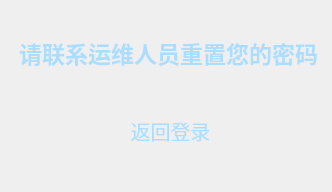
<?xml version="1.0" encoding="UTF-8"?>
<ui version="4.0">
 <class>WidgetForgotPwd</class>
 <widget class="QWidget" name="WidgetForgotPwd">
  <property name="geometry">
   <rect>
    <x>0</x>
    <y>0</y>
    <width>332</width>
    <height>192</height>
   </rect>
  </property>
  <property name="windowTitle">
   <string>WidgetForgotPwd</string>
  </property>
  <layout class="QHBoxLayout" name="horizontalLayout">
   <property name="spacing">
    <number>0</number>
   </property>
   <property name="leftMargin">
    <number>0</number>
   </property>
   <property name="topMargin">
    <number>0</number>
   </property>
   <property name="rightMargin">
    <number>0</number>
   </property>
   <property name="bottomMargin">
    <number>0</number>
   </property>
   <item>
    <widget class="QWidget" name="widget" native="true">
     <property name="styleSheet">
      <string notr="true">#widget{ border-image: url(:/UI/back/forgotpwd.png);}</string>
     </property>
     <widget class="QWidget" name="widget_2" native="true">
      <property name="geometry">
       <rect>
        <x>94</x>
        <y>110</y>
        <width>145</width>
        <height>44</height>
       </rect>
      </property>
      <property name="autoFillBackground">
       <bool>false</bool>
      </property>
      <property name="styleSheet">
       <string notr="true">#widget_2{border-image: url(:/UI/login/log_border.png);}</string>
      </property>
      <widget class="LabelClick" name="closeBtn">
       <property name="geometry">
        <rect>
         <x>32</x>
         <y>4</y>
         <width>89</width>
         <height>33</height>
        </rect>
       </property>
       <property name="font">
        <font>
         <family>思源黑体 CN</family>
         <pointsize>15</pointsize>
        </font>
       </property>
       <property name="styleSheet">
        <string notr="true">color: rgb(170, 221, 255);</string>
       </property>
       <property name="text">
        <string>返回登录</string>
       </property>
       <property name="alignment">
        <set>Qt::AlignCenter</set>
       </property>
      </widget>
     </widget>
     <widget class="QLabel" name="label_7">
      <property name="geometry">
       <rect>
        <x>12</x>
        <y>32</y>
        <width>313</width>
        <height>41</height>
       </rect>
      </property>
      <property name="font">
       <font>
        <family>思源黑体 CN</family>
        <pointsize>17</pointsize>
        <weight>75</weight>
        <bold>true</bold>
       </font>
      </property>
      <property name="styleSheet">
       <string notr="true">color: rgb(170, 221, 255);</string>
      </property>
      <property name="text">
       <string>请联系运维人员重置您的密码</string>
      </property>
      <property name="alignment">
       <set>Qt::AlignCenter</set>
      </property>
     </widget>
    </widget>
   </item>
  </layout>
 </widget>
 <layoutdefault spacing="6" margin="11"/>
 <customwidgets>
  <customwidget>
   <class>LabelClick</class>
   <extends>QLabel</extends>
   <header>labelclick.h</header>
  </customwidget>
 </customwidgets>
 <resources>
  <include location="MultiLargeScreen.qrc"/>
 </resources>
 <connections/>
</ui>
